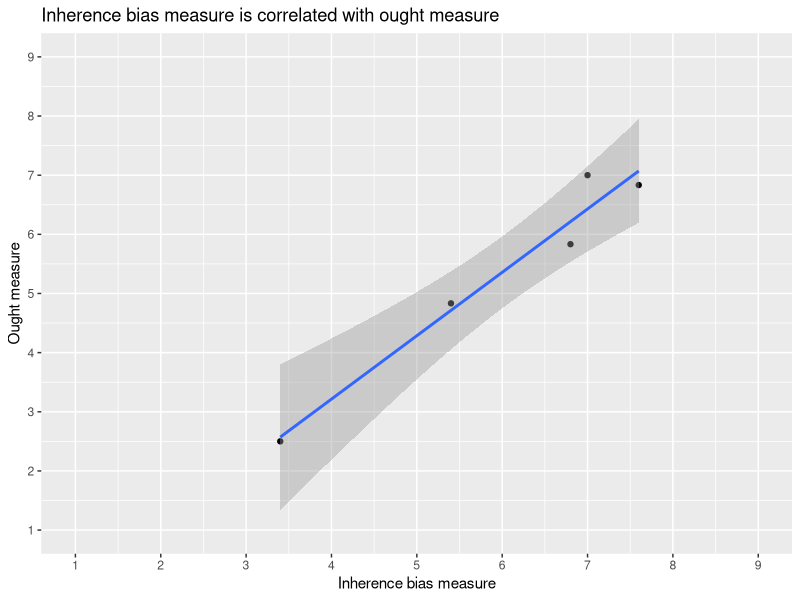

Recreate this plot in R.
## ---- chunk 1
require("knitr")
## ---- chunk 2
### Data Preparation


#### Load Relevant Libraries and Functions
library(tidyverse)



#### Import data for analysis
# pilot A = self (included because pilot B data is insufficient for analysis to run)
data_A <- read_csv("../data/Exp1_pilotA.csv")
# pilot B = naive participants (n=3)
data_B <- read_csv("../data/Exp1_pilotB.csv")


#### Initial data formatting
# combine data
data_A <- mutate(data_A, dataset = "pilotA")
data_B <- mutate(data_B, dataset = "pilotB")

data <- bind_rows(data_A, data_B)


# Filter out those who didn't consent
data <- data %>%
  filter(consent == "I agree")


# Select relevant columns
data <- data %>%
  dplyr::select(IH_1:IH_C2, # inherence heuristic scale
         O_1, O_2, O_3, O_4, O_5, O_6, # ought inferences
         attn, # attention check
         debrief_1:debrief_4, 
         dataset) # debriefing

# Add subject ID
data <- mutate(data, subject = row_number())

# Remove all strings in task response columns (mainly Likert scale labels)
data <- data %>% 
  mutate_at(vars(IH_1:O_6), ~gsub("([a-z]|[A-Z]|\\s)*", "", .)) %>% 
  mutate_at(vars(IH_1:O_6), as.numeric)



#### Data exclusion / filtering
## Record exclusions

# replace NAs in debriefing questions with text " " to prep for str_detect, which can't handle NAs
data$debrief_1 <- str_replace_na(data$debrief_1, " ")
data$debrief_2 <- str_replace_na(data$debrief_2, " ")
data$debrief_3 <- str_replace_na(data$debrief_1, " ")
data$debrief_4 <- str_replace_na(data$debrief_1, " ")

# record exclusions
data_excl <- tibble(
  attn = sum(data$attn != "Yes" | is.na(data$attn)), 
  IH_C = sum(data$IH_C1 != 3 | is.na(data$IH_C1)) 
  + sum(data$IH_C2 != 7 | is.na(data$IH_C2)),
  non_naive = sum(str_detect(data$debrief_1, "is-ought"))
  + sum(str_detect(data$debrief_2, "is-ought"))
  + sum(str_detect(data$debrief_3, "is-ought"))
  + sum(str_detect(data$debrief_4, "is-ought")))
data_excl

## Excluding subjects
data <- data %>%
  filter(attn == "Yes" & # Exclude those who didn't pay attention
        IH_C1 == 3 & IH_C2 == 7 & # Exclude those who didn't answer correctly on control questions on the inherence heuristic scale
        !str_detect(debrief_1, "is-ought") & 
        !str_detect(debrief_2, "is-ought") & 
        !str_detect(debrief_3, "is-ought") & 
        !str_detect(debrief_4, "is-ought")) %>%  # Exclude those who mentioned "is-ought" in debriefing
  select(-attn, -(IH_C1:IH_C2), -(debrief_1:debrief_4)) # Delete attn and inherence heuristic scale control columns



#### Prepare data for analysis - create columns etc.
# gather to tidy long form
data_tidy <- data %>% 
  gather(question, response, IH_1:O_6)

# classify items as inherence heuristic questions vs ought questions
data_tidy <- data_tidy %>% 
  separate(question, c("question_type", "question_number"), "_")

# summarize inherence bias average and ought measure average across subjects
data_means <- data_tidy %>%
  group_by(question_type) %>% 
  summarize(avg=mean(response, na.rm=TRUE), sd=sd(response, na.rm=TRUE), n())
data_means

# summarize inherence bias and ought measure per subject
data_means_subj <- data_tidy %>% 
  group_by(subject, question_type, dataset) %>%  
  summarize(avg=mean(response, na.rm=TRUE)) %>% 
  spread(question_type, avg)
data_means_subj






# A short analysis of participant demographics. Participant demographics may be a big reason why you get the result you do, so it'll be important for readers to know about them. 

## ---- chunk 3
# If time - scatterplot of inherence bias measure and ought measure in original data



# scatterplot of inherence bias measure and ought measure
ggplot(data_means_subj, aes(x = IH, y = O)) + 
  geom_point() + 
  labs(x="Inherence bias measure", 
       y="Ought measure") +
  geom_smooth(method = "lm") +
  # Ought measure is 1 to 9 scale
  scale_y_continuous(limits=c(1,9), breaks=seq(1, 9, 1)) +
  # Inherence bias measure is 1 to 9 scale
  scale_x_continuous(limits=c(1,9), breaks=seq(1, 9, 1)) +
  ggtitle("Inherence bias measure is correlated with ought measure")


# Pearson correlation between each subject's inherence bias measure and their ought measure 
cor <- cor.test(data_means_subj$IH, data_means_subj$O, method = "pearson")
cor




# difference between this correlation and original study's correlation (r(120) = .30, 95% CI = [.13, .46], p < .001)
diff_cor <- cor$estimate - 0.30
diff_cor





